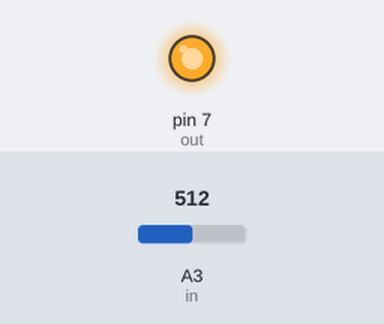
Simulated run of this sketch. Board: Arduino Uno, built with avr-gcc and run on an emulated ATmega328P. Parts: output pins drawn as LEDs (lit = HIGH). The test bench sets the inputs (shaded band); at power-on: A3 (in) = 512.

Above: at 1.2 s.
1.3 s: A3 (in) set to 215
2.8 s: A3 (in) set to 189
At 3.4 s:
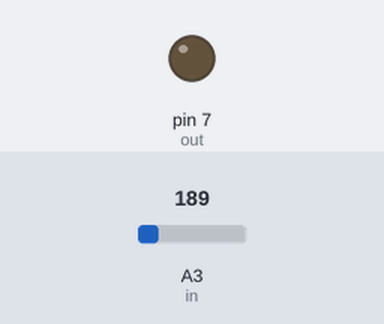
4.3 s: A3 (in) set to 210
At 5.5 s:
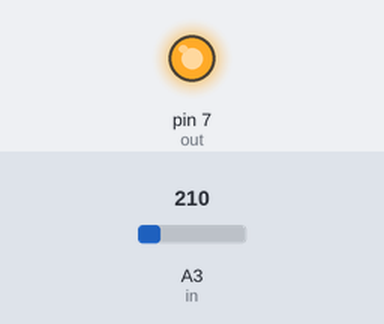
5.8 s: A3 (in) set to 190
At 6.8 s:
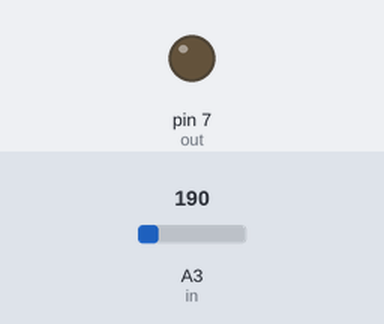
Timing chart, 0 to 8.3 s (numbered marks = the images above; inputs shaded):
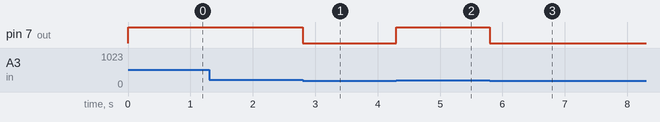

Measured:
- the behaviour switches between 201 and 200 on A3 (in) (found by bisection; images 0 and 1)
- after the input at 1.3 s, every drawn part: stays the same
- after the input at 2.8 s, pin 7 (out): HIGH → LOW at once
- after the input at 4.3 s, pin 7 (out): LOW → HIGH at once
- after the input at 5.8 s, pin 7 (out): HIGH → LOW at once

The sketch:

relay_switch.ino
```cpp
int in = A3;
int out =7;
int val=0;
void setup() {
  // initialize digital pin LED_BUILTIN as an output.
   Serial.begin(9600);
  pinMode(in, INPUT);
  pinMode(out,OUTPUT);
}

// the loop function runs over and over again forever
void loop() {
 //Serial.print("hello world");
 val = analogRead(in);
 if (val>200){
   digitalWrite(out,1);
  }
 else {
   digitalWrite(out,0);
  }
}
```
